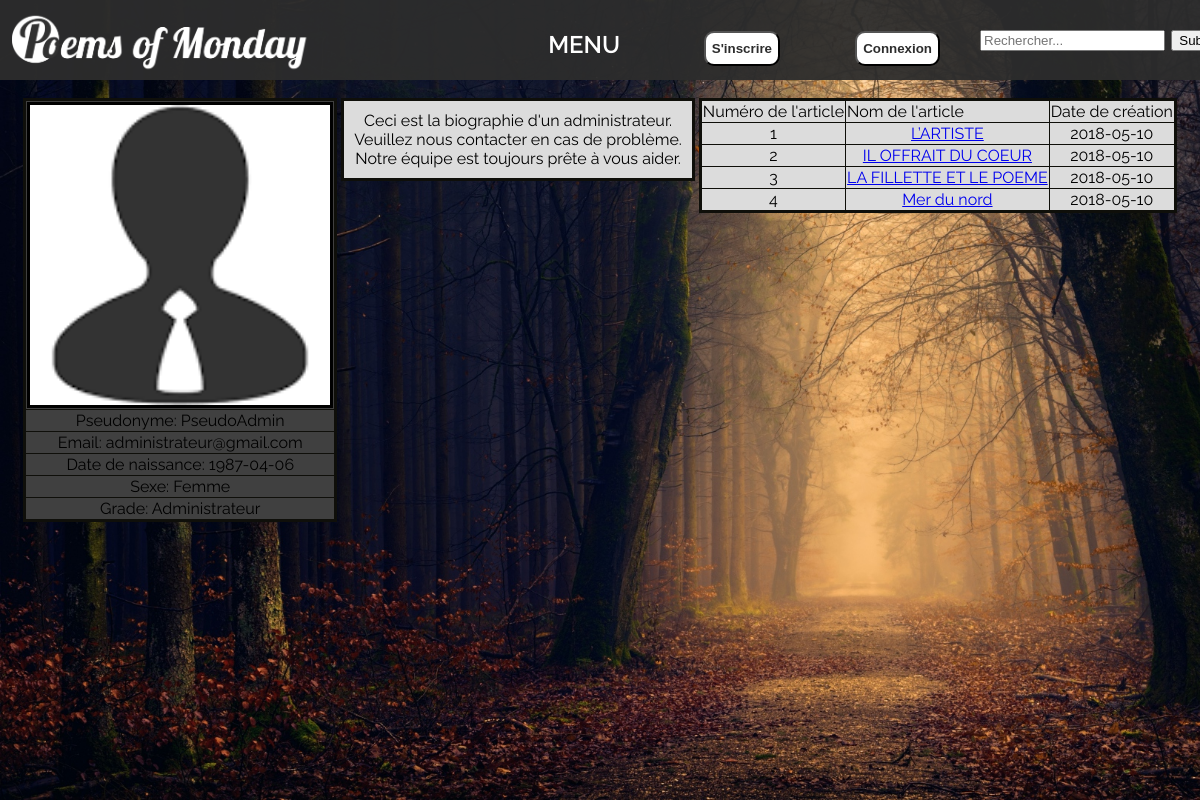
The page /app.php/profile?p=1 on the database its author committed.
### tables this page shows
CREATE TABLE IF NOT EXISTS `user` (
  `id_user` int(11) NOT NULL AUTO_INCREMENT,
  `lname` varchar(255) NOT NULL,
  `fname` varchar(255) NOT NULL,
  `nname` varchar(255) NOT NULL,
  `sex` int(1) NOT NULL,
  `date_naissance` date NOT NULL,
  `email` varchar(255) NOT NULL,
  `pw` varchar(255) NOT NULL,
  `avatar` varchar(255) DEFAULT 'default.jpg',
  `date_inscription` date NOT NULL,
  `confirm_key` int(11) NOT NULL,
  `confirm` int(1) NOT NULL DEFAULT '0',
  `grade` int(11) NOT NULL DEFAULT '0',
  `bio` text,
  PRIMARY KEY (`id_user`)
);

CREATE TABLE IF NOT EXISTS `article` (
  `id_article` int(11) NOT NULL AUTO_INCREMENT,
  `id_author` int(11) NOT NULL,
  `theme` varchar(255) NOT NULL,
  `name_article` varchar(255) NOT NULL,
  `main_article` text NOT NULL,
  `publish_date` timestamp NOT NULL,
  `img_article` int(1) NOT NULL,
  `note_art` int(11) DEFAULT NULL,
  PRIMARY KEY (`id_article`),
  KEY `id_author` (`id_author`) USING BTREE
);

### public_html/views/profile.php (the view, shortened to what this page needs)
<?php
require_once('includes/includes.php');
require_once('src/php/functions.php');
require_once('src/php/db.php');
if(isset($_GET["p"]) && !empty($_GET["p"])){
	$own = false;
} else {
	$own = true;
}
?>
<!DOCTYPE html>
<html>
<?php printHead("Mon Compte",1);?>
<body>
	<?php printMenu(1); ?>
	<div class="banner"></div>
	<div id="box2">
		<br><br><br><br><br>
		<div>
			<table style="margin-left: auto; margin-right: auto;"><tr><td valign="top">
				<?php
				if($own == true){
					?>
					<table class="tableCentre" border="3px">
						<?php
						if(!empty($userInfo["avatar"]))
						?>
						<tr><td><img src="../user/avatar/<?php echo $userInfo['avatar']; ?>" width="300" height="300" border="3" align="left"/></td></tr>
						<tr><td align="center"><a href="editionprofil">Editer profil</a></td></tr>
						<tr><td align="center">Nom: <?=$userInfo['lname']?></td></tr>
						<tr><td align="center">Prenom: <?= $userInfo['fname']?></td></tr>
						<tr><td align="center">Pseudonyme: <?=$userInfo['nname']?></td></tr>
						<tr><td align="center">Email: <?=$userInfo['email']?></td></tr>
						<tr><td align="center">Date de naissance: <?=$userInfo['date_naissance']?></td></tr>
						<tr><td align="center">Sexe: <?php if($userInfo['sex'] == 1){ echo "Homme";}else{ echo "Femme";}?></td></tr>
						<tr><td align="center">Grade: <?php if($userInfo['grade'] == 0){ echo "Utilisateur";} else if ($userInfo['grade'] == 1){ echo "Auteur";} else if($userInfo['grade'] == 2 ){echo "Modérateur";} else if($userInfo['grade'] == 3){ echo "Administrateur";}?></td></tr>
						<?php
						if($userInfo['grade'] > 1)
						echo '<tr><td align="center"><a href="administration">Gérer les utilisateurs</a></td></tr>';
						?>
					</table></td>
					<td valign="top"><table border="3px" bgcolor=Gainsboro style="border-style:solid; border-color:#0f0f0a; border-collapse: collapse;">
						<?php
						if(!empty($userInfo["bio"]))
							echo "<tr><td align='center' style='min-width: 300px; max-width: 500px; padding-top: 10px; padding-bottom: 10px; padding-right: 10px; padding-left: 10px; word-break: break-all; white-space: pre-wrap'>".treatBr($userInfo["bio"])."</tr></td>";
						?>
					</table></td>
					<?php
					$EmptyArticle = $db->query("SELECT * FROM article WHERE id_author=".$userInfo["id_user"]." ORDER BY publish_date DESC");
					$nbEmpty = $EmptyArticle->rowCount();
					if($nbEmpty != 0){?>
					<td valign="top"><table border="3px" bgcolor=Gainsboro  style="border-style:solid; border-color:#0f0f0a; border-collapse: collapse;">
						<tr>
							<td>Numéro de l'article</td>
							<td>Nom de l'article</td>
							<td>Date de création</td>
							<td>Modifier l'article</td>
						</tr>
						<?php
						$reqarticle = $db->query("SELECT * FROM article WHERE id_author=".$userInfo["id_user"]." ORDER BY publish_date DESC");
						$nbtotal = 1;
						while($resultatArticles = $reqarticle->fetch()){
								?>
								<tr>
									<td align="center">
										<?php
										echo $nbtotal;
										$nbtotal++
										?>
									</td>
									<td align="center">
										<?php echo "<a href='article?author=".$resultatArticles["id_author"]."&article=".$resultatArticles["id_article"]."'> ".$resultatArticles["name_article"]." </a>";?>
									</td>
									<td align="center">
										<?php echo strchr($resultatArticles["publish_date"], " ", true);?>
									</td>
									<td align="center">
										<form action="update">
  											  <input type="submit" value="Editer cet article">
  											  <input type="hidden" name="author" value=<?php echo $resultatArticles['id_author'] ?>>
  											  <input type="hidden" name="article" value=<?php echo $resultatArticles['id_article'] ?>>
										</form>
									</td>
								</tr>
								<?php
							}
						}
						?>
					</table></td>
					<?php
			} else {
				?>
				<table class="tableCentre" border="3px">
					<?php
					$requete = $db->prepare("SELECT * FROM user WHERE id_user=?");
					$requete->execute(array($_GET["p"]));
					$resultat = $requete->fetch();
						?>
					<tr><td><img src="../user/avatar/<?php echo $resultat['avatar']; ?>" width="300" height="300" border="3" align="left"/></td></tr>
					<tr><td align="center">Pseudonyme: <?=$resultat['nname']?></td></tr>
					<tr><td align="center">Email: <?=$resultat['email']?></td></tr>
					<tr><td align="center">Date de naissance: <?=$resultat['date_naissance']?></td></tr>
					<tr><td align="center">Sexe: <?php if($resultat['sex'] == 1){ echo "Homme";}else{ echo "Femme";}?></td></tr>
					<tr><td align="center">Grade: <?php if($resultat['grade'] == 0){ echo "Utilisateur";} else if ($resultat['grade'] == 1){ echo "Auteur";} else if($resultat['grade'] == 2 ){echo "Modérateur";} else if($resultat['grade'] == 3){ echo "Administrateur";}?></td></tr>
				</table></td>
				<td valign="top"><table border="3px" bgcolor=Gainsboro  style="border-style:solid; border-color:#0f0f0a; border-collapse: collapse;">
					<?php
					if(!empty($resultat["bio"])){
						echo "<tr><td align='center' style='min-width: 300px; max-width: 500px; padding-top: 10px; padding-bottom: 10px; padding-right: 10px; padding-left: 10px; word-break: break-all; white-space: pre-wrap'>".treatBr($resultat["bio"])."</tr></td>";
					}
					?>
				</table></td>
				<?php
				$reqArticle = $db->query("SELECT * FROM article WHERE id_author=".$resultat["id_user"]." ORDER BY publish_date DESC");
				$nbEmpty = $reqArticle->rowCount();
				if($nbEmpty != 0){?>
				<td valign="top"><table border="3px" bgcolor=Gainsboro  style="border-style:solid; border-color:#0f0f0a; border-collapse: collapse;">
					<tr>
						<td>Numéro de l'article</td>
						<td>Nom de l'article</td>
						<td>Date de création</td>
					</tr>
					<?php
					$nbtotal = 1;
					while($resultatArticles = $reqArticle->fetch()){
							?>
							<tr>
								<td align="center">
									<?php
									echo $nbtotal;
									$nbtotal++
									?>
								</td>
								<td align="center">
									<?php echo "<a href='article?author=".$resultatArticles["id_author"]."&article=".$resultatArticles["id_article"]."'> ".$resultatArticles["name_article"]." </a>";?>
								</td>
								<td align="center">
									<?php echo strchr($resultatArticles["publish_date"], " ", true);?>
								</td>
							</tr>
							<?php
						}
					}
					?>
				</table></td>
				<?php
		}
		?>
</div>
</div>
</body>
</html>

### public_html/app.php (shortened to what this page needs)
<?php
	require_once('includes/includes.php');
	require_once('src/php/functions.php');
	require_once('src/php/db.php');
	switch($_SERVER['PATH_INFO']) {
	case("/profile") :
		require_once('views/profile.php');
		break;
	}
?>

### public_html/includes/includes.php (shortened to what this page needs)
<?php
	function printHead($title="Poems of Monday",$previousFolder=0){
		$previous = "";
		if($previousFolder==1){
			$previous = "../";
		}?>
<head>
	<link rel="stylesheet" type="text/css" href="<?=$previous?>src/css/main_style.css">
	<link rel="stylesheet" href="https://cdnjs.cloudflare.com/ajax/libs/font-awesome/4.7.0/css/font-awesome.min.css">
</head>
		<?php
	}
	function printMenu($previousFolder=0){
		$previous = "";
		if($previousFolder==1){
			$previous = "../";
		}?>
<nav>
	<header class = "container" >
		<div class = "logo">
			<a href="<?=$previous?>app.php/index">
				<img src="<?=$previous?>media/img/icon/logo.png" width="300" id="img_art">
			</a>
		</div>
		<div class = "right">
			<ul class = "menu" id="up">
				<li class="title">
					<a href="<?=$previous?>">Menu</a>
				</li>
				<?php if (isset($_SESSION['auth']) AND !empty($_SESSION['auth'])){ ?>
				<li class="title">
					<a href="<?=$previous?>app.php/profile" id="singup"><button>Mon Compte</button></a>
				</li>
				<li class="title">
					<a href="<?=$previous?>app.php/logout" id="singup"><button>Déconnexion</button></a>
				</li>
				<?php }else{ ?>
				<li class="title">
					<a href="<?=$previous?>app.php/singup" id="singup"><button>S'inscrire</button></a>
				</li>
				<li class="title">
					<a href="<?=$previous?>app.php/login" id="login"><button>Connexion</button></a>
				</li>
				<?php } ?>
				<form method="GET" action="search">
					<li class="title">
				    	<input id="searchbar" type="text" placeholder="Rechercher..." name="req">
				    </li>
				    <li class="title">
				   		<input type="submit">
				   	</li>
				</form>
			</ul>
		</div>
	</header>
</nav>
		<?php
	}
		?>

### public_html/src/php/functions.php (shortened to what this page needs)
<?php
	function treatBr($text){
		$search = array("\r\n", "\n", "\r");
		$text = str_replace($search, "<br>", $text);
		return $text;
	}
?>

### public_html/src/css/main_style.css (style rules this page uses)
html { box-sizing: border-box; overflow-x: hidden; }
body { margin: 0; padding: 0; min-height: 100%; position: relative; font-family: "Raleway",sans-serif; overflow-y: auto; overflow-x: hidden; }
.tableCentre { background-color: #404040; border-style:solid; border-color:#0f0f0a; border-collapse: collapse; margin-left: auto; margin-right: auto; }
.banner { z-index: 10; background-color: #2d2d2d; height: 80px; width: 100%; opacity: 0.95; display: block; position: fixed; vertical-align: top; }
.right { display:inline-block; top: -40px; left: 200px; float: left; position: fixed; z-index: 15; }
.logo a img { z-index: 15; position: fixed; margin:12px; }
.menu { left: 35%; z-index: 15; position: fixed; background-position: center; width: 1000px; margin: auto; }
.menu .title { top: 70px; z-index: 15; text-align: center; display: inline-block; float: left; width: 120px; position: relative; padding-left: 40px; transition: 0.2s; }
.menu .title a { float: right; text-align: center; display: inline-block; height: 55px; z-index: 15; color: white; text-decoration: none; text-transform: uppercase; font-weight: 600; font-size: 24px; font-family: "Raleway",sans-serif; }
.menu .title a button { font-weight: bold; color: #2d2d2d; background-color: white; border-radius: 10px; height: 35px; }
#box2 { height: 100vh; width: 100%; background-image: url(../../media/img/i2.jpg); display: table; background-size: cover; background-attachment: fixed; }

### rows shown on the page
user: avatar (picture), nname "PseudoAdmin", email "administrateur@gmail.com", date_naissance "1987-04-06", bio "Ceci est la biographie d'un administrateur. Veuillez nous contacter en cas de problème. Notre équipe est toujours prête à vous aider."
article: name_article "L’ARTISTE", publish_date "2018-05-10"
article: name_article "IL OFFRAIT DU COEUR", publish_date "2018-05-10"
article: name_article "LA FILLETTE ET LE POEME", publish_date "2018-05-10"
article: name_article "Mer du nord", publish_date "2018-05-10"
